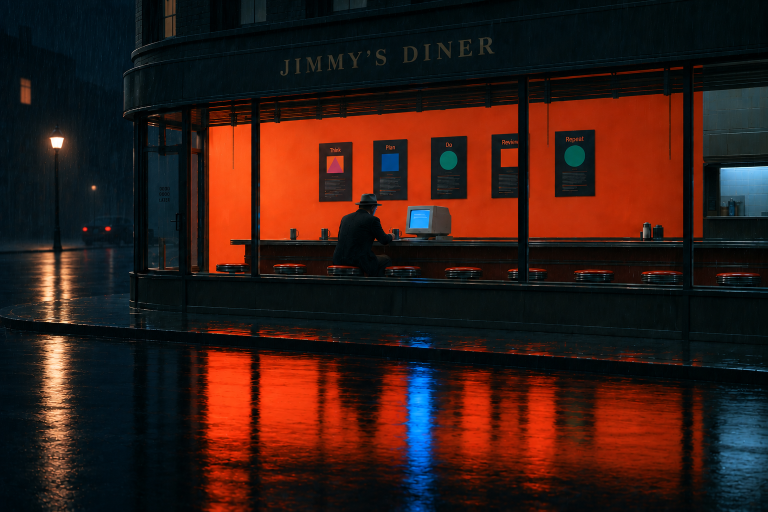
#> input picture ChatGPT-Image-2026年9月7日-22_43_12.png, 1536 x 1024 px (shown at 1/2 size)
$ python trace-jimmy-wordmark.py '../ChatGPT-Image-2026年9月7日-22_43_12.png'
#> lines starting #> are read from the running program, lines starting #| are printed output that depends on the picture; after the words box and inside, x2 and y2 are one past the last pixel; in counts of white or black regions, pixels touching at a corner belong together
"""Extract mesh contours from the supplied red-background Jimmy reference.
Usage: python trace-jimmy-wordmark.py /path/to/reference.png
Requires opencv-python-headless. No raster asset is used by the 3D renderer.
"""
import json
import sys
from pathlib import Path
import cv2
import numpy as np

root = Path(__file__).resolve().parents[1]
source = cv2.imread(sys.argv[1])
#> source is the input picture: shape (1024, 1536, 3); mean B, G, R 22, 27.6, 52.6
if source is None:
    raise SystemExit('Cannot read reference image')
source = cv2.resize(source, (1600, 1600), interpolation=cv2.INTER_AREA)
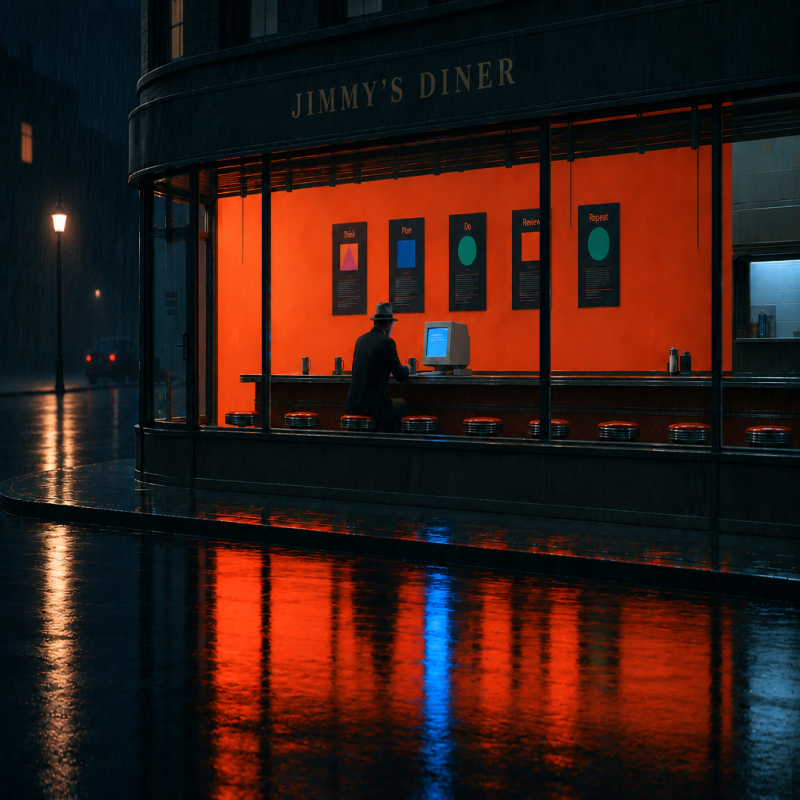
#> source: shape (1600, 1600, 3) (shown at 1/2 size); mean B, G, R 21.9, 27.5, 52.6
b, g, r = cv2.split(source.astype(np.int16))
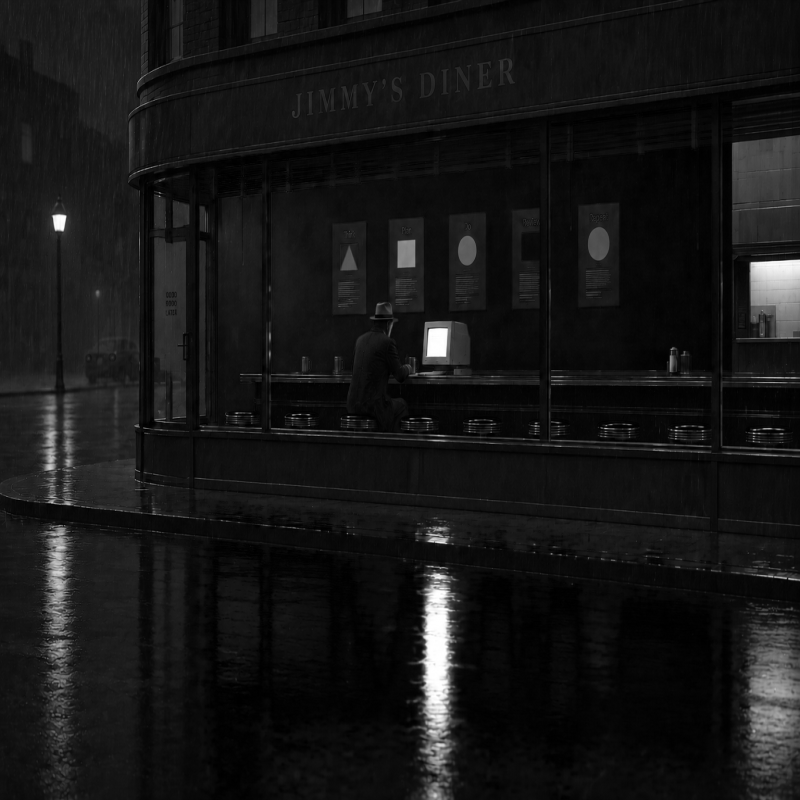
#> b: shape (1600, 1600) int16 (shown at 1/2 size); min 0, max 255, mean 21.9
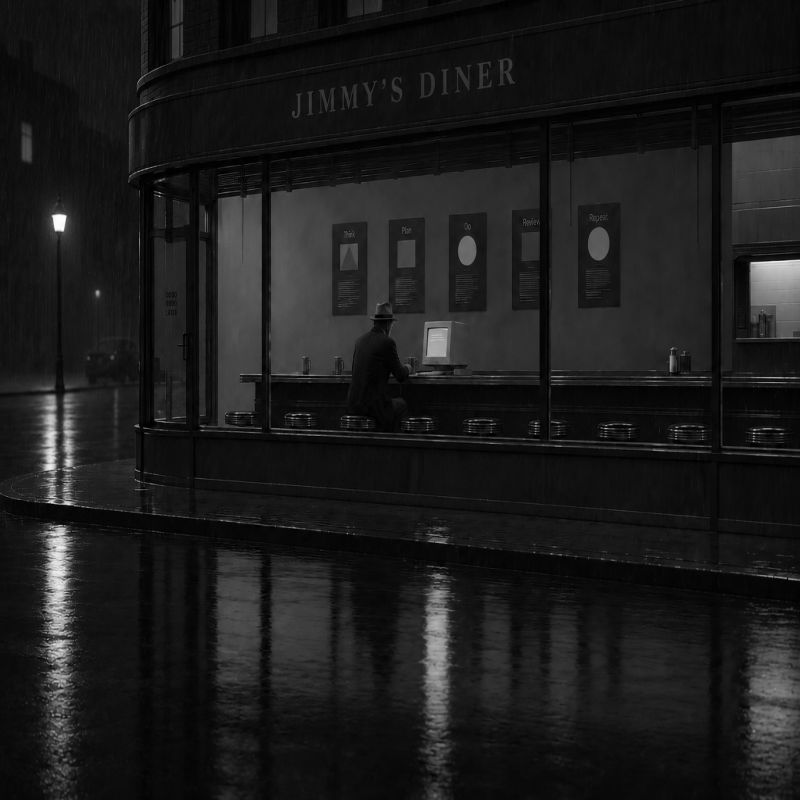
#> g: shape (1600, 1600) int16 (shown at 1/2 size); min 0, max 255, mean 27.5
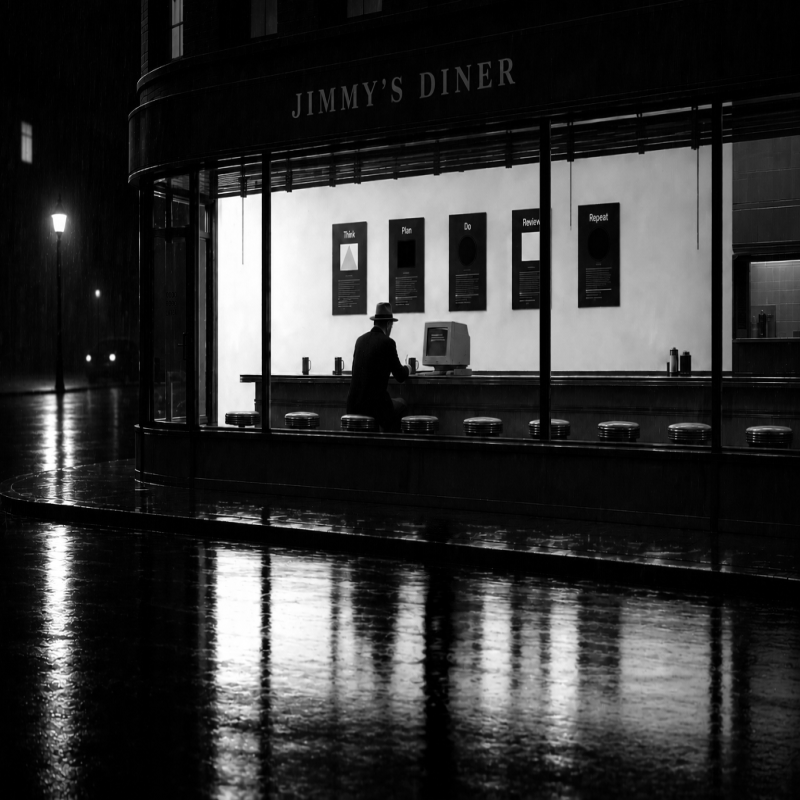
#> r: shape (1600, 1600) int16 (shown at 1/2 size); min 0, max 255, mean 52.6
# Include neutral highlights inside the lettering, exclude saturated red paper.
mask = np.uint8((r - g < 65) & (r - b < 65)) * 255
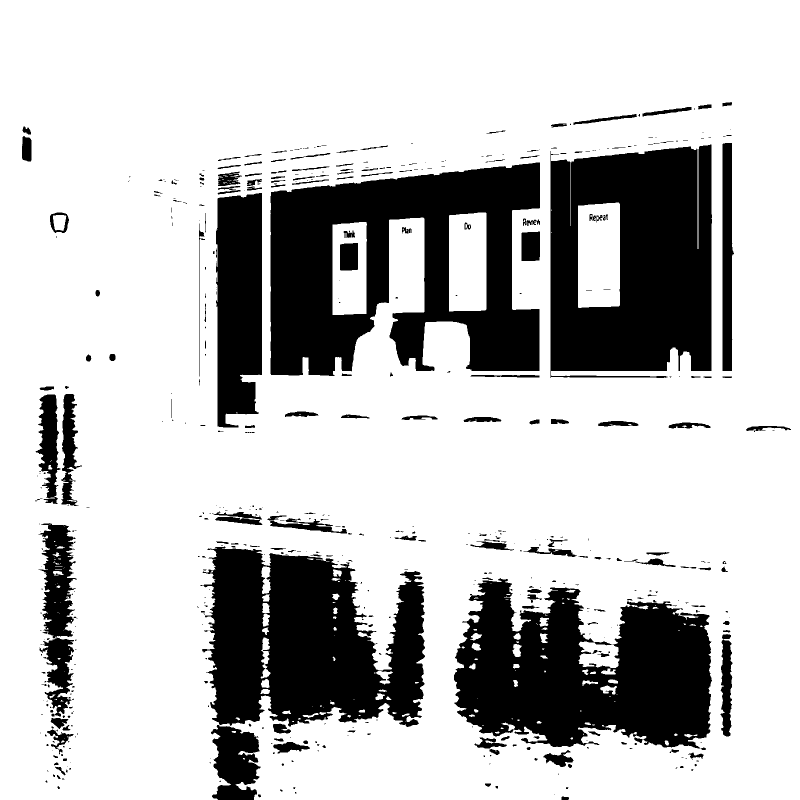
#> mask: shape (1600, 1600) (shown at 1/2 size); 75.9% white; 542 black regions (334 under 20 px), largest, box (x1, y1, x2, y2) and area: (541, 325, 1080, 752) 139711, (1101, 289, 1424, 756) 121509, (908, 1156, 1424, 1497) 119267
mask = cv2.morphologyEx(mask, cv2.MORPH_CLOSE, np.ones((3, 3), np.uint8))
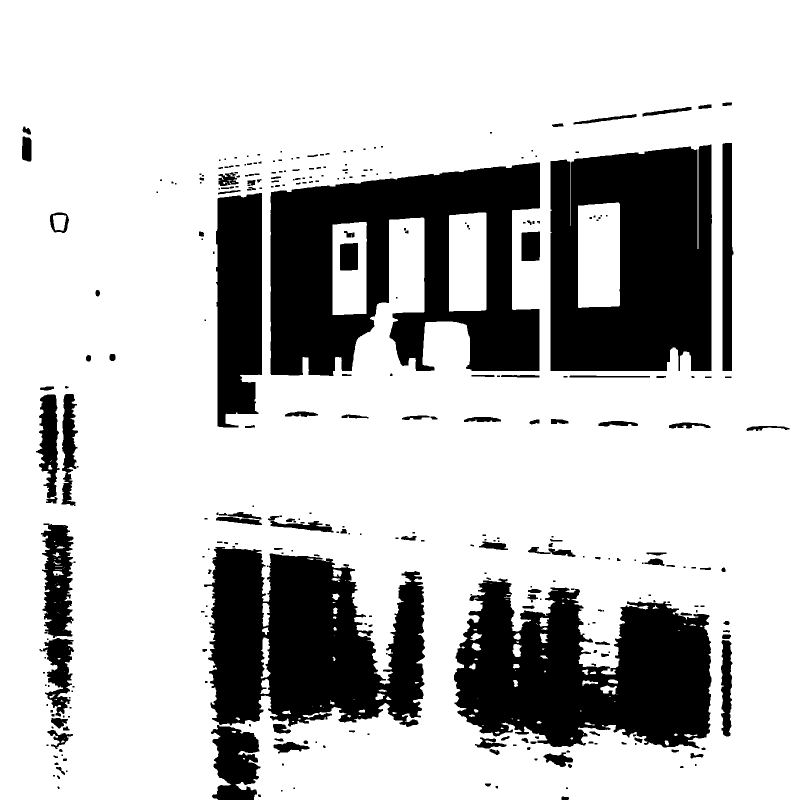
#> mask: shape (1600, 1600) (shown at 1/2 size); 76.2% white; 335 black regions (142 under 20 px)
contours, hierarchy = cv2.findContours(mask, cv2.RETR_CCOMP, cv2.CHAIN_APPROX_SIMPLE)
#> contours = 463 contours, 171 with area under 20; largest, box (x1, y1, x2, y2) and area: (0, 0, 1600, 1600) 2545861, (540, 324, 1081, 753) 168228, (1100, 288, 1425, 743) 139192, (907, 1156, 1424, 1498) 123372, (407, 1093, 851, 1455) 117981
shapes = []
for index, contour in enumerate(contours):
    if hierarchy[0][index][3] != -1 or cv2.contourArea(contour) < 400:
        continue
    def points(c):
        return cv2.approxPolyDP(c, 1.4, True).reshape(-1, 2).tolist()
    holes = []
    child = hierarchy[0][index][2]
    while child != -1:
        if cv2.contourArea(contours[child]) > 120:
            holes.append(points(contours[child]))
        child = hierarchy[0][child][0]
    shapes.append({'outline': points(contour), 'holes': holes})
#> this loop made 463 passes
#> contour on passes 4, 8, 13: [[129, 1477]], [[1167, 1467], [1166, 1468], [1166, 1469], [1167, 1468]], [[965, 1450], [965, 1451], [966, 1451], [966, 1450]]
#> after the loop, shapes = 7 items
all_points = np.array([p for s in shapes for p in s['outline']])
#> all_points = 173 pairs, first value 0 to 1599, second value 0 to 1599
lo, hi = all_points.min(axis=0), all_points.max(axis=0)
#> lo = [0, 0]; hi = [1599, 1599]
data = {'bounds': [*lo.tolist(), *hi.tolist()], 'shapes': shapes}
(root / 'src/lib/jimmy-wordmark-contours.json').write_text(json.dumps(data, separators=(',', ':')) + '\n')
paths = [' '.join('M' + ' '.join(map(str, pts[0])) + ' ' + ' '.join('L' + ' '.join(map(str, p)) for p in pts[1:]) + ' Z' for pts in [s['outline'], *s['holes']]) for s in shapes]
svg = f'<svg xmlns="http://www.w3.org/2000/svg" viewBox="{lo[0]} {lo[1]} {hi[0]-lo[0]} {hi[1]-lo[1]}"><g fill="#a1a4ab" fill-rule="evenodd">' + ''.join(f'<path d="{p}"/>' for p in paths) + '</g></svg>'
(root / 'public/assets/images/jimmy-wordmark.svg').write_text(svg)
print(f'{len(shapes)} shapes; {sum(len(s["holes"]) for s in shapes)} holes; bounds {data["bounds"]}')
#| 7 shapes; 67 holes; bounds [0, 0, 1599, 1599]
